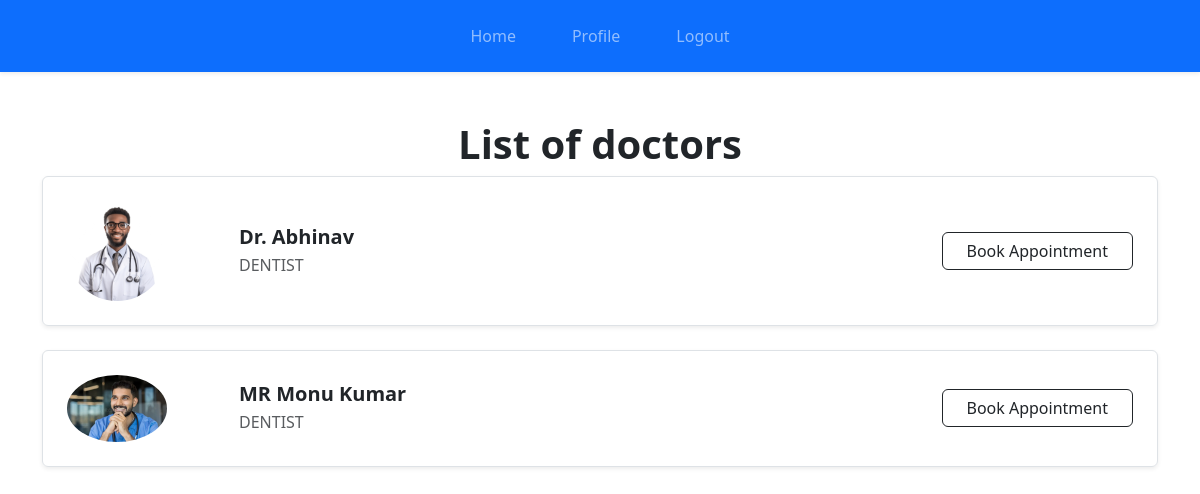
The app's page /doctors/book_doctors/1/ (signed in) with its own data.
### doctors/models.py (models this page shows, shortened)
class Alldoctors(models.Model):
    name=models.CharField(max_length=100)
    specialized=models.CharField(choices=specialization)
    YOE=models.PositiveIntegerField()
    lic_no=models.CharField(max_length=50)
    certification=models.ImageField(upload_to='certificates/',blank=True,null=True)
    profile_pic = models.ImageField(upload_to='doctors/', blank=True, null=True)
    age=models.PositiveIntegerField()
    email=models.EmailField()
    address=models.CharField(max_length=100)
    phone=models.PositiveBigIntegerField()

### doctors/views.py (the view)
# urls.py: path('book_doctors/<int:id>/', views.book_doctors, name='book_doctors'),
@login_required(login_url="login")
def book_doctors(request, id):
    treatments = Alltreatments.objects.get(id=id)
    doctors = Alldoctors.objects.filter(specialized__iexact=treatments.Category   )
    return render(request, 'doctors/book_doctors.html', {
        'treatments': treatments,
        'doctors': doctors
    })

### labreports/context_processors.py (called while the page is built)
def labtech_context(request):
    if request.user.is_authenticated:
        labtech = getattr(request.user, 'lab_report', None)
    else:
        labtech = None
    return {'labtech': labtech}

### templates/doctors/book_doctors.html (shortened to what this page needs)
{% include 'base.html' %}
{% load static %}
{% block content %}
<div class="container mt-5">
    <div class=" text-center">
        <h1 class="fw-bold">List of doctors</h1>
    </div>
    {% if doctors %}
    <div class="row">
        {% for doctor in doctors %}
        <div class="col-12 mb-4">
            <div class="d-flex align-items-center  p-4 shadow-sm border rounded">
                <div class="me-5">
                    {% if doctor.profile_pic %}
                        <img src="{{ doctor.profile_pic.url }}" class="rounded-circle" width="100" >
                        {% else %}
                        <img src="{% static 'images/user.png' %}" class="rounded-circle" width="80" height="80">
                        {% endif %}
                </div>
                <div class=" flex-grow-1 ms-4">
                    <h5 class="fw-bold mb-1">{{ doctor.name }}</h5>
                    <p class="text-muted mb-0">{{ doctor.specialized }}</p>
                </div>
                <div>
                    <a href="{% url 'appointmentform' doctor.id %}" class="btn btn-outline-dark px-4">
                        Book Appointment
                    </a>
                </div>
            </div>
        </div>
        {% endfor %}
    </div>
    {% else %}
    <div class="alert alert-danger text-center">
        No doctors available
    </div>
    {% endif %}
</div>
{% endblock %}

### records on screen
Alldoctors: profile_pic (picture), name "Dr. Abhinav", specialized "DENTIST"
Alldoctors: profile_pic (picture), name "MR Monu Kumar", specialized "DENTIST"
